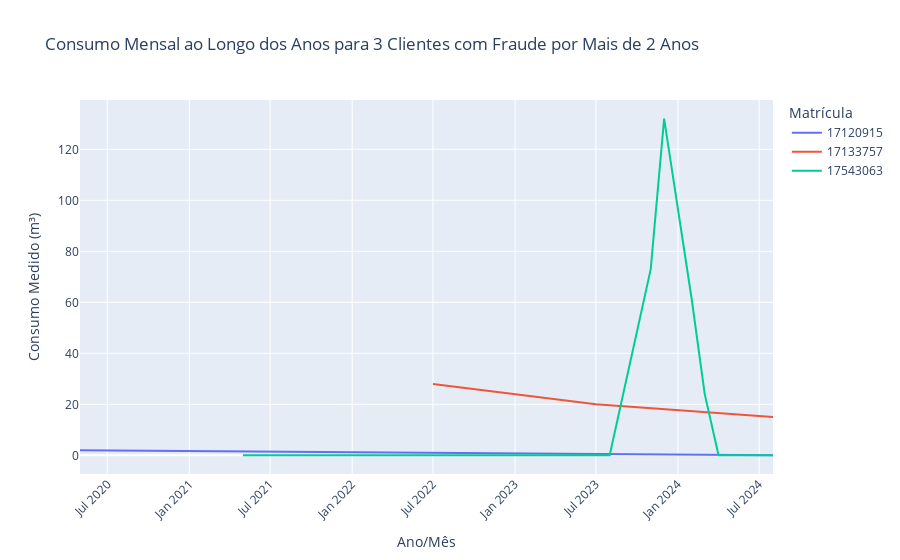

The code cell stored with this chart in its notebook:
### Markdown cell above
### Comportamento ao longo dos anos e meses de três clientes fraudadores da categoria residencial

### Code cell
merged_df['FRAUDE'] = merged_df['DESCRICAO'].apply(lambda x: 'Com Fraude' if x == 1 else 'Sem Fraude')

residencial_fraud_df = merged_df[(merged_df['FRAUDE'] == 'Com Fraude') & (merged_df['CATEGORIA'] == 'RESIDENCIAL')]

residencial_fraud_df['Year'] = residencial_fraud_df['DAT_LEITURA'].dt.to_period('Y').astype(str)

fraud_years_count = residencial_fraud_df.groupby('MATRICULA')['Year'].nunique().reset_index()
fraud_years_count.columns = ['MATRICULA', 'Years_Frauded']

fraud_years_count = fraud_years_count[fraud_years_count['Years_Frauded'] > 2]

recent_matriculas = residencial_fraud_df[residencial_fraud_df['MATRICULA'].isin(fraud_years_count['MATRICULA'])].sort_values(by='DAT_LEITURA', ascending=False)['MATRICULA'].unique()[:3]

clientes_df = residencial_fraud_df[residencial_fraud_df['MATRICULA'].isin(recent_matriculas)]

clientes_df['YearMonth'] = clientes_df['DAT_LEITURA'].dt.to_period('M').astype(str)

clientes_consumo_df = clientes_df.groupby(['MATRICULA', 'YearMonth']).agg({
    'CONS_MEDIDO': 'sum'
}).reset_index()

fig = px.line(clientes_consumo_df, x='YearMonth', y='CONS_MEDIDO', color='MATRICULA',
              title=f'Consumo Mensal ao Longo dos Anos para 3 Clientes com Fraude por Mais de 2 Anos',
              labels={'YearMonth': 'Ano/Mês', 'CONS_MEDIDO': 'Consumo Medido (m³)', 'MATRICULA': 'Matrícula'})

fig.update_layout(xaxis_title='Ano/Mês', yaxis_title='Consumo Medido (m³)', xaxis_tickangle=-45)
fig.show()

### Figure 1 — Plotly figure (JSON) as saved in the notebook; plotly's stock layout.template omitted (floating-point values rounded to 4 significant figures)
{"data": [{"hovertemplate": "Matrícula=17120915<br>Ano/Mês=%{x}<br>Consumo Medido (m³)=%{y}<extra></extra>", "legendgroup": "17120915", "line": {"color": "#636efa", "dash": "solid"}, "marker": {"symbol": "circle"}, "mode": "lines", "name": "17120915", "orientation": "v", "showlegend": true, "type": "scatter", "x": ["2020-05", "2022-07", "2024-08"], "xaxis": "x", "y": [2, 1, 0], "yaxis": "y"}, {"hovertemplate": "Matrícula=17133757<br>Ano/Mês=%{x}<br>Consumo Medido (m³)=%{y}<extra></extra>", "legendgroup": "17133757", "line": {"color": "#EF553B", "dash": "solid"}, "marker": {"symbol": "circle"}, "mode": "lines", "name": "17133757", "orientation": "v", "showlegend": true, "type": "scatter", "x": ["2022-07", "2023-07", "2024-08"], "xaxis": "x", "y": [28, 20, 15], "yaxis": "y"}, {"hovertemplate": "Matrícula=17543063<br>Ano/Mês=%{x}<br>Consumo Medido (m³)=%{y}<extra></extra>", "legendgroup": "17543063", "line": {"color": "#00cc96", "dash": "solid"}, "marker": {"symbol": "circle"}, "mode": "lines", "name": "17543063", "orientation": "v", "showlegend": true, "type": "scatter", "x": ["2021-05", "2023-05", "2023-08", "2023-11", "2023-12", "2024-02", "2024-03", "2024-04", "2024-08"], "xaxis": "x", "y": [0, 0, 0, 73, 132, 61, 24, 0, 0], "yaxis": "y"}], "layout": {"legend": {"title": {"text": "Matrícula"}, "tracegroupgap": 0}, "title": {"text": "Consumo Mensal ao Longo dos Anos para 3 Clientes com Fraude por Mais de 2 Anos"}, "xaxis": {"anchor": "y", "domain": [0, 1], "tickangle": -45, "title": {"text": "Ano/Mês"}}, "yaxis": {"anchor": "x", "domain": [0, 1], "title": {"text": "Consumo Medido (m³)"}}}}
